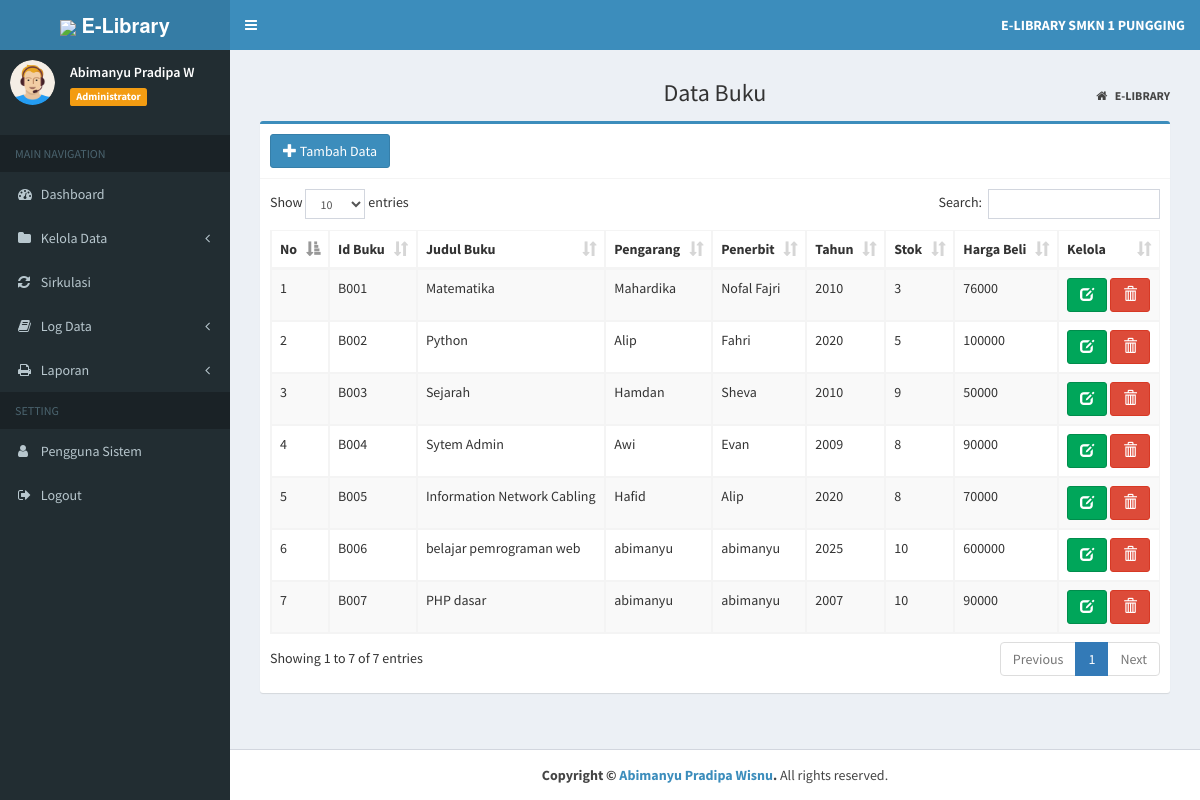
Screenshot of /index.php?page=MyApp/data_buku (signed in) with the database file from the repository.
### tables this page shows
CREATE TABLE `tb_buku` (
  `id_buku` varchar(10) NOT NULL,
  `judul_buku` varchar(30) NOT NULL,
  `pengarang` varchar(30) NOT NULL,
  `penerbit` varchar(30) NOT NULL,
  `th_terbit` year NOT NULL,
  `stok` int NOT NULL DEFAULT '0',
  `harga_beli` int NOT NULL
);

### admin/buku/data_buku.php (the view, shortened to what this page needs)
<section class="content-header">
	<h1 style="text-align:center;">
		Data Buku
	</h1>
	<ol class="breadcrumb">
		<li>
			<a href="index.php">
				<i class="fa fa-home"></i>
				<b>E-LIBRARY</b>
			</a>
		</li>
	</ol>
</section>
<section class="content">
	<div class="box box-primary">
		<div class="box-header with-border">
			<a href="?page=MyApp/add_buku" title="Tambah Data" class="btn btn-primary">
				<i class="glyphicon glyphicon-plus"></i> Tambah Data
			</a>
		</div>
		<div class="box-body">
			<div class="table-responsive">
				<table id="example1" class="table table-bordered table-striped">
					<thead>
						<tr>
							<th>No</th>
							<th>Id Buku</th>
							<th>Judul Buku</th>
							<th>Pengarang</th>
							<th>Penerbit</th>
							<th>Tahun</th>
							<th>Stok</th>
							<th>Harga Beli</th>
							<th>Kelola</th>
						</tr>
					</thead>
					<tbody>
						<?php
						$no = 1;
						$sql = $koneksi->query("SELECT * FROM tb_buku");
						while ($data = $sql->fetch_assoc()) {
							?>
							<tr>
								<td><?php echo $no++; ?></td>
								<td><?php echo $data['id_buku']; ?></td>
								<td><?php echo $data['judul_buku']; ?></td>
								<td><?php echo $data['pengarang']; ?></td>
								<td><?php echo $data['penerbit']; ?></td>
								<td><?php echo $data['th_terbit']; ?></td>
								<td><?php echo $data['stok']; ?></td>
								<td><?php echo $data['harga_beli']; ?></td>
								<td>
									<a href="?page=MyApp/edit_buku&kode=<?php echo $data['id_buku']; ?>" title="Ubah"
										class="btn btn-success">
										<i class="glyphicon glyphicon-edit"></i>
									</a>
									<a href="?page=MyApp/del_buku&kode=<?php echo $data['id_buku']; ?>"
										onclick="return confirm('Yakin Hapus Data Ini ?')" title="Hapus"
										class="btn btn-danger">
										<i class="glyphicon glyphicon-trash"></i>
									</a>
								</td>
							</tr>
							<?php
						}
						?>
					</tbody>
				</table>
			</div>
		</div>
	</div>
</section>

### index.php (shortened to what this page needs)
<?php
if (isset($_SESSION["ses_username"]) == "") {
	header("location: login.php");
} else {
	$data_nama = $_SESSION["ses_nama"];
	$data_level = $_SESSION["ses_level"];
}
include "inc/koneksi.php";
?>
<!DOCTYPE html>
<html>
<head>
	<link rel="stylesheet" href="bootstrap/css/bootstrap.min.css">
	<link rel="stylesheet" href="https://cdnjs.cloudflare.com/ajax/libs/font-awesome/4.5.0/css/font-awesome.min.css">
	<link rel="stylesheet" href="https://cdnjs.cloudflare.com/ajax/libs/ionicons/2.0.1/css/ionicons.min.css">
	<link rel="stylesheet" href="plugins/datatables/dataTables.bootstrap.css">
	<link rel="stylesheet" href="plugins/select2/select2.min.css">
	<link rel="stylesheet" href="dist/css/AdminLTE.min.css">
	<link rel="stylesheet" href="dist/css/skins/_all-skins.min.css">
</head>
<body class="hold-transition skin-blue sidebar-mini">
	<div class="wrapper">
		<header class="main-header">
			<a href="index.php" class="logo">
				<span class="logo-lg">
					<img src="dist/img/logo.png" width="37px">
					<b>E-Library</b>
				</span>
			</a>
			<nav class="navbar navbar-static-top">
				<a href="#" class="sidebar-toggle" data-toggle="offcanvas" role="button">
				</a>
				<div class="navbar-custom-menu">
					<ul class="nav navbar-nav">
						<li class="dropdown messages-menu">
							<a class="dropdown-toggle">
								<span>
									<b>
										E-LIBRARY SMKN 1 PUNGGING
									</b>
								</span>
							</a>
						</li>
					</ul>
				</div>
			</nav>
		</header>
		<aside class="main-sidebar">
			<section class="sidebar">
				</<b>
				<div class="user-panel">
					<div class="pull-left image">
						<img src="dist/img/avatar.png" class="img-circle" alt="User Image">
					</div>
					<div class="pull-left info">
						<p>
							<?php echo $data_nama; ?>
						</p>
						<span class="label label-warning">
							<?php echo $data_level; ?>
						</span>
					</div>
				</div>
				<ul class="sidebar-menu">
					<li class="header">MAIN NAVIGATION</li>
					<?php
					if ($data_level == "Administrator") {
						?>
						<li class="treeview">
							<a href="?page=admin">
								<i class="fa fa-dashboard"></i>
								<span>Dashboard</span>
							</a>
						</li>
						<li class="treeview">
							<a href="#">
								<i class="fa fa-folder"></i>
								<span>Kelola Data</span>
								<span class="pull-right-container">
									<i class="fa fa-angle-left pull-right"></i>
								</span>
							</a>
						</li>
						<li class="treeview">
							<a href="?page=data_sirkul">
								<i class="fa fa-refresh"></i>
								<span>Sirkulasi</span>
							</a>
						</li>
						<li class="treeview">
							<a href="#">
								<i class="fa fa-book"></i>
								<span>Log Data</span>
								<span class="pull-right-container">
									<i class="fa fa-angle-left pull-right"></i>
								</span>
							</a>
						</li>
						<li class="treeview">
							<a href="#">
								<i class="fa fa-print"></i>
								<span>Laporan</span>
								<span class="pull-right-container">
									<i class="fa fa-angle-left pull-right"></i>
								</span>
							</a>
						</li>
						<li class="header">SETTING</li>
						<li class="treeview">
							<a href="?page=MyApp/data_pengguna">
								<i class="fa fa-user"></i>
								<span>Pengguna Sistem</span>
							</a>
						</li>
						<?php
					}
					?>
					<li>
						<a href="logout.php" onclick="return confirm('Anda yakin keluar dari aplikasi ?')">
							<i class="fa fa-sign-out"></i>
							<span>Logout</span>
						</a>
					</li>
			</section>
		</aside>
		<div class="content-wrapper">
			<section class="content">
				<?php
				if (isset($_GET['page'])) {
					$hal = $_GET['page'];
					switch ($hal) {
						case 'MyApp/data_buku':
							include "admin/buku/data_buku.php";
							break;
					}
				} else {
					if ($data_level == "Administrator") {
						include "home/admin.php";
					} elseif ($data_level == "Petugas") {
						include "home/petugas.php";
					}
				}
				?>
			</section>
		</div>
		<footer class="main-footer text-center">
			<strong>Copyright &copy;
				<a>Abimanyu Pradipa Wisnu</a>.</strong> All rights reserved.
		</footer>
</body>
</html>

### rows the page displays
tb_buku: id_buku "B001", judul_buku "Matematika", pengarang "Mahardika", penerbit "Nofal Fajri", th_terbit "2010", stok "3", harga_beli "76000"
tb_buku: id_buku "B002", judul_buku "Python", pengarang "Alip", penerbit "Fahri", th_terbit "2020", stok "5", harga_beli "100000"
tb_buku: id_buku "B003", judul_buku "Sejarah", pengarang "Hamdan", penerbit "Sheva", th_terbit "2010", stok "9", harga_beli "50000"
tb_buku: id_buku "B004", judul_buku "Sytem Admin", pengarang "Awi", penerbit "Evan", th_terbit "2009", stok "8", harga_beli "90000"
tb_buku: id_buku "B005", judul_buku "Information Network Cabling", pengarang "Hafid", penerbit "Alip", th_terbit "2020", stok "8", harga_beli "70000"
tb_buku: id_buku "B006", judul_buku "belajar pemrograman web", pengarang "abimanyu", penerbit "abimanyu", th_terbit "2025", stok "10", harga_beli "600000"
tb_buku: id_buku "B007", judul_buku "PHP dasar", pengarang "abimanyu", penerbit "abimanyu", th_terbit "2007", stok "10", harga_beli "90000"

### other values shown
$data_nama "Abimanyu Pradipa W"
$data_level "Administrator"
